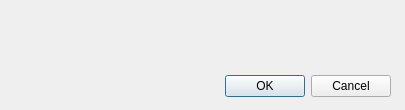
<?xml version="1.0" encoding="UTF-8"?>
<ui version="4.0">
 <class>Dialog</class>
 <widget class="QDialog" name="Dialog">
  <property name="windowModality">
   <enum>Qt::ApplicationModal</enum>
  </property>
  <property name="geometry">
   <rect>
    <x>0</x>
    <y>0</y>
    <width>405</width>
    <height>110</height>
   </rect>
  </property>
  <property name="windowTitle">
   <string>Confim</string>
  </property>
  <widget class="QDialogButtonBox" name="buttonBox">
   <property name="geometry">
    <rect>
     <x>50</x>
     <y>70</y>
     <width>341</width>
     <height>32</height>
    </rect>
   </property>
   <property name="orientation">
    <enum>Qt::Horizontal</enum>
   </property>
   <property name="standardButtons">
    <set>QDialogButtonBox::Cancel|QDialogButtonBox::Ok</set>
   </property>
  </widget>
  <widget class="QWidget" name="">
   <property name="geometry">
    <rect>
     <x>10</x>
     <y>10</y>
     <width>381</width>
     <height>50</height>
    </rect>
   </property>
   <layout class="QVBoxLayout" name="verticalLayout">
    <item>
     <widget class="QLabel" name="label">
      <property name="font">
       <font>
        <family>MS Shell Dlg 2</family>
        <pointsize>14</pointsize>
       </font>
      </property>
      <property name="text">
       <string/>
      </property>
     </widget>
    </item>
    <item>
     <widget class="QLabel" name="label_2">
      <property name="font">
       <font>
        <pointsize>8</pointsize>
       </font>
      </property>
      <property name="text">
       <string/>
      </property>
     </widget>
    </item>
   </layout>
  </widget>
 </widget>
 <resources/>
 <connections>
  <connection>
   <sender>buttonBox</sender>
   <signal>accepted()</signal>
   <receiver>Dialog</receiver>
   <slot>accept()</slot>
   <hints>
    <hint type="sourcelabel">
     <x>248</x>
     <y>254</y>
    </hint>
    <hint type="destinationlabel">
     <x>157</x>
     <y>274</y>
    </hint>
   </hints>
  </connection>
  <connection>
   <sender>buttonBox</sender>
   <signal>rejected()</signal>
   <receiver>Dialog</receiver>
   <slot>reject()</slot>
   <hints>
    <hint type="sourcelabel">
     <x>316</x>
     <y>260</y>
    </hint>
    <hint type="destinationlabel">
     <x>286</x>
     <y>274</y>
    </hint>
   </hints>
  </connection>
 </connections>
</ui>
